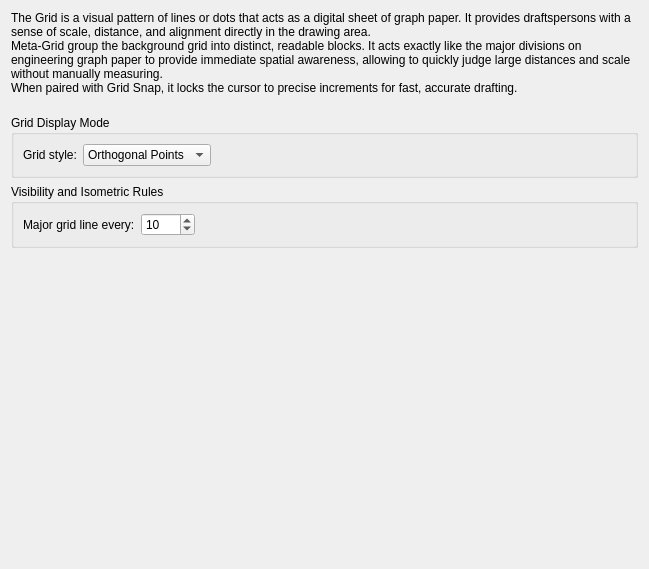
<?xml version="1.0" encoding="UTF-8"?>
<ui version="4.0">
 <class>LC_SettingsPageGridGeneral</class>
 <widget class="QWidget" name="LC_SettingsPageGridGeneral">
  <property name="geometry">
   <rect>
    <x>0</x>
    <y>0</y>
    <width>649</width>
    <height>569</height>
   </rect>
  </property>
  <layout class="QVBoxLayout" name="mainLayout">
   <item>
    <widget class="QLabel" name="label">
     <property name="text">
      <string>The Grid is a visual pattern of lines or dots that acts as a digital sheet of graph paper. It provides draftspersons with a sense of scale, distance, and alignment directly in the drawing area. 
Meta-Grid group the background grid into distinct, readable blocks. It acts exactly like the major divisions on engineering graph paper to provide immediate spatial awareness, allowing to quickly judge large distances and scale without manually measuring.
When paired with Grid Snap, it locks the cursor to precise increments for fast, accurate drafting.
</string>
     </property>
     <property name="wordWrap">
      <bool>true</bool>
     </property>
    </widget>
   </item>
   <item>
    <widget class="QGroupBox" name="gbGridType">
     <property name="title">
      <string>Grid Display Mode</string>
     </property>
     <layout class="QGridLayout" name="gridLayout_2">
      <item row="0" column="1">
       <widget class="QComboBox" name="cbGridType">
        <property name="toolTip">
         <string>Grid Type

Choose between drawing points (dots) 
or continuous lines for the grid.</string>
        </property>
        <item>
         <property name="text">
          <string>Orthogonal Points</string>
         </property>
        </item>
        <item>
         <property name="text">
          <string>Orthogonal Lines</string>
         </property>
        </item>
       </widget>
      </item>
      <item row="0" column="2">
       <spacer name="horizontalSpacer_2">
        <property name="orientation">
         <enum>Qt::Orientation::Horizontal</enum>
        </property>
        <property name="sizeHint" stdset="0">
         <size>
          <width>0</width>
          <height>0</height>
         </size>
        </property>
       </spacer>
      </item>
      <item row="0" column="0">
       <widget class="QLabel" name="lblGridType">
        <property name="text">
         <string>Grid style:</string>
        </property>
       </widget>
      </item>
     </layout>
    </widget>
   </item>
   <item>
    <widget class="QGroupBox" name="gbGridDisplay">
     <property name="title">
      <string>Visibility and Isometric Rules</string>
     </property>
     <layout class="QGridLayout" name="gridLayout">
      <item row="0" column="0">
       <widget class="QLabel" name="lblMetaMajor">
        <property name="text">
         <string>Major grid line every:</string>
        </property>
       </widget>
      </item>
      <item row="0" column="2">
       <spacer name="horizontalSpacer">
        <property name="orientation">
         <enum>Qt::Orientation::Horizontal</enum>
        </property>
        <property name="sizeHint" stdset="0">
         <size>
          <width>0</width>
          <height>0</height>
         </size>
        </property>
       </spacer>
      </item>
      <item row="0" column="1">
       <widget class="QSpinBox" name="sbGridMetaMajorEvery">
        <property name="toolTip">
         <string>Meta-grid Density

Controls the frequency of major grid lines compared to minor grid lines.
Number of minor grid cells between each major meta-grid subdivision.</string>
        </property>
        <property name="minimum">
         <number>2</number>
        </property>
        <property name="maximum">
         <number>1000</number>
        </property>
        <property name="value">
         <number>10</number>
        </property>
       </widget>
      </item>
     </layout>
    </widget>
   </item>
   <item>
    <spacer name="verticalSpacer">
     <property name="orientation">
      <enum>Qt::Orientation::Vertical</enum>
     </property>
     <property name="sizeHint" stdset="0">
      <size>
       <width>0</width>
       <height>0</height>
      </size>
     </property>
    </spacer>
   </item>
  </layout>
 </widget>
 <resources/>
 <connections/>
</ui>
